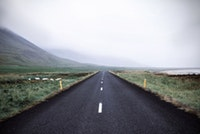
//> input picture VP/img/road.jpg, 200 x 134 px, given in place of vr2.mp4, which was not available
$ ./main   (built with g++ and OpenCV 4)
//> lines starting //> are read from the running program, lines starting //| are printed output that depends on the picture; pictures that were not available may be replaced by others from this repository, and a replacement may not be noted
#include <opencv2/core/core.hpp>
#include <opencv2/imgproc/imgproc.hpp>
#include <opencv2/highgui/highgui.hpp>
#include <algorithm>
#include <functional>
#include <numeric>
#include <iostream>
#include <string>
#include <time.h>
#include <iomanip>
#include <mmintrin.h>
#include <sstream>
#include <filesystem>
using namespace cv;
using namespace std;
namespace fs = std::experimental::filesystem;
#define PI 3.141592653f
struct vals {
    float arc;
    float d;
};
vals arcMatrix[200][400];
Mat oddKernels[36], evenKernels[36];
uchar directions[85][128];
int vp_scale_x, vp_scale_y; //vp position on resized image
int width = 128; //resize width
int height = 85; //resize height
float scale_factor_width;
float scale_factor_height;
Point p1,p2;
Point points[100];
int pnum=0;
void myGaborKernel(float theta, Mat &oddKernel, Mat &evenKernel)
{
    float lamda = 5.0f;
    int size_kernel = 17;
    float sigma = (float)size_kernel / 9.0f;
    int k = (size_kernel - 1) / 2;
    oddKernel.create(size_kernel, size_kernel, CV_32F);
    evenKernel.create(size_kernel, size_kernel, CV_32F);
    for (int x = -1 * k; x <= k; x++)
        for (int y = -1 * k; y <= k; y++)
        {
            float a = x * cos(theta) + y * sin(theta);
            float b = y * cos(theta) - x * sin(theta);
            float oddResp = exp(-1.0f / 8.0f / sigma / sigma * (4.0f*a*a + b * b)) * sin(2.0f*PI*a / lamda);
            float evenResp = exp(-1.0f / 8.0f / sigma / sigma * (4.0f*a*a + b * b)) * cos(2.0f*PI*a / lamda);
            oddKernel.at<float>(x + k, y + k) = oddResp;
            evenKernel.at<float>(x + k, y + k) = evenResp;
        }

    float u1 = mean(oddKernel)[0];
    float u2 = mean(evenKernel)[0];
    float *f1 = (float*)oddKernel.datastart;
    float *f2 = (float*)oddKernel.dataend;
    float l2sum1 = 0, l2sum2 = 0;
    float x = 0, y = 0;

    for (int i = 0; i < size_kernel; i++)
    {
        for (int j = 0; j < size_kernel; j++)
        {
            oddKernel.at<float>(i, j) = oddKernel.at<float>(i, j) - u1;
            evenKernel.at<float>(i, j) = evenKernel.at<float>(i, j) - u2;
            x = oddKernel.at<float>(i, j);
            y = evenKernel.at<float>(i, j);
            l2sum1 += x * x / (17.0f*17.0f);
            l2sum2 += y * y / (17.0f*17.0f);
        }
    }

    for (int i = 0; i < size_kernel; i++)
        for (int j = 0; j < size_kernel; j++)
        {
            oddKernel.at<float>(i, j) = oddKernel.at<float>(i, j) / l2sum1;
            evenKernel.at<float>(i, j) = evenKernel.at<float>(i, j) / l2sum2;
        }
    p1.x=-1;
    p1.y=-1;
    p2.x=-1;
    p2.y=-1;
}

Mat computeVpScore(Mat image_origin, Mat image)
{
    int n_theta = 36;
    scale_factor_width = (float)width / (float)image_origin.cols;
    scale_factor_height = (float)height / (float)image_origin.rows;
    printf("img rows=%d, cols=%d ", image_origin.rows, image_origin.cols);
    int m = image.rows, n = image.cols;
    //printf("m=%d, n=%d\n", m, n);
    float scores[85][128];
    float ***gabors = new float**[m];

    for (int i = 0; i<m; i++) {
        gabors[i] = new float*[n];
        for (int j = 0; j<n; j++)
            gabors[i][j] = new float[n_theta];
    }

    Mat oddfiltered(image.rows, image.cols, CV_32F), evenfiltered(image.rows, image.cols, CV_32F);

    for (int t = 0; t < n_theta; t++)
    {
        filter2D(image, oddfiltered, -1, oddKernels[t]);
        filter2D(image, evenfiltered, -1, evenKernels[t]);

        for (int i = 0; i < m; i++)
            for (int j = 0; j < n; j++)
                gabors[i][j][t] = pow(oddfiltered.at<float>(i, j), 2.0f) + pow(evenfiltered.at<float>(i, j), 2.0f);


    }

    for (int i = 0; i < m; i++) {
        for (int j = 0; j < n; j++)
        {
            int idx = (float)(max_element(gabors[i][j], gabors[i][j] + n_theta) - gabors[i][j]);
            directions[i][j] = (uchar)idx;

        }
    }
    int thresh = 2.0f * 180.0f / (float)n_theta;
    int r = (m + n) / 7;
    float r_dia = sqrtf(m*m + n * n);
    int gamma, c;
    for (int i = 0; i < m; i++)
    {
        for (int j = 0; j < n; j++)
        {
            scores[i][j] = 0;
            float tmepScore = 0;
            for (int i1 = i + 1; i1 < m && i1<i + 40; i1++)
            {
                for (int j1 = 0; j1 < n; j1++)
                {

                    c = (float)directions[i1][j1] / (float)n_theta * 180.0f;

                    gamma = arcMatrix[i1 - i][j1 - j + 200].arc;

                    if (abs(c - gamma) < thresh)
                    {
                        tmepScore += 1;
                    }
                }
            }
            scores[i][j] = tmepScore;
        }
    }

    Point p_max, p_min;
    double score_max, score_min;
    Mat matscores(m, n, CV_32F);
    memcpy(matscores.data, scores, m*n * sizeof(float));
    cv::minMaxLoc(matscores, &score_min, &score_max, &p_min, &p_max);
    float scale = score_max / 255.0f;
    float vp_x = p_max.x / scale_factor_width;
    float vp_y = p_max.y / scale_factor_height;
    vp_scale_x = p_max.x;
    vp_scale_y = p_max.y;
    printf("vp_scale_x:%d ", vp_scale_x);
    printf("vp_scale_y:%d\n", vp_scale_y);

    if (p1.x==-1){
        p1.x=p_max.x / scale_factor_width;
        p1.y= p_max.y / scale_factor_width;
    }
    p2.x=p_max.x / scale_factor_width;
    p2.y= p_max.y / scale_factor_width;
    points[pnum].x=p_max.x / scale_factor_width;
    points[pnum].y= p_max.y / scale_factor_width-30;
    pnum++;
    cv::circle(image_origin, cvPoint(vp_x, vp_y), 5, Scalar(0,0,255),2);
    for (int i = 0; i < m; i++)
        for (int j = 0; j < n; j++)
            delete[] gabors[i][j];
    for (int i = 0; i < m; i++)
        delete[] gabors[i];
    delete[] gabors;
    return image_origin;
}

Mat drawPointsAndLine(Mat img){

    for( int i=0;i<pnum;i++){
        cv::circle(img, points[i], 10, Scalar(255,255,255), 5, 8, 0);
    }
    cv::line(img, cvPoint(p1.x-300,p1.y),cvPoint(p2.x+300,p2.y), Scalar(0),3,8,0);

    return img;
}

int* findDominantEdges(float candidate_x, float candidate_y, bool multiple) {
    // Assume the length of road border should be at least a third of the image height
    float dis_threshold = height / 3;
    int dominant_angle; // Angle of the dominant line
    int dominant_OCR = -1;
    // First three from the left half of the image, latter three from the right half of image
    int *dominant_angles = new int[6];
    int *dominant_OCRs = new int[6];
    for (int i = 0; i < 6; i++) {
        dominant_OCRs[i] = -6 + i;
        dominant_angles[i] = -6 + i;
    }

    float bottom_left = atan2((float)(height - candidate_y), (float)candidate_x) * 180.0f / PI;
    float bottom_right = atan2((float)(height - candidate_y), (float)(width - candidate_x)) * 180.0f / PI;
    cout << "bottom_left " << bottom_left << endl;
    cout << "bottom_right " << bottom_right << endl;
    for (int i = 3; i < bottom_left; i += 5) {
        int OCR = 0;
        float dis = (float)candidate_x / cos(i * PI / 180.0f);
        if (dis < dis_threshold) {
            continue;
        }
        for (int j = (int)(dis / 9); j < dis; j += (int)(dis / 9)) {
            float sample_point_x = candidate_x - j * cos(i * PI / 180.0f);
            float sample_point_y = candidate_y + j * sin(i * PI / 180.0f);
            float angle = (float)directions[(int)sample_point_y][(int)sample_point_x] / 36.0f * 180.0f;
            if (angle >= (i - 2.5) && angle <= (i + 2.5))
                OCR += 1;
        }

        float y_border = (float)candidate_x * tan(i * PI / 180.0f);

        if (multiple == false && OCR > dominant_OCR) {
            dominant_OCR = OCR;
            dominant_angle = i;
        }
        else if (multiple == true) {
            if (OCR > dominant_OCRs[0]) {
                dominant_OCRs[2] = dominant_OCRs[1];
                dominant_OCRs[1] = dominant_OCRs[0];
                dominant_OCRs[0] = OCR;
                dominant_angles[2] = dominant_angles[1];
                dominant_angles[1] = dominant_angles[0];
                dominant_angles[0] = i;
                continue;
            }
            else if (OCR > dominant_OCRs[1]) {
                dominant_OCRs[2] = dominant_OCRs[1];
                dominant_OCRs[1] = OCR;
                dominant_angles[2] = dominant_angles[1];
                dominant_angles[1] = i;
                continue;
            }
            else if (OCR > dominant_OCRs[2]) {
                dominant_OCRs[2] = OCR;
                dominant_angles[2] = i;
            }
        }
    }
    for (int i = 3; i < bottom_right; i += 5) {
        int OCR = 0;
        float dis = (float)(width - candidate_x) / cos(i * PI / 180.0f);
        if (dis < dis_threshold) {
            continue;
        }
        for (int j = (int)(dis / 9); j < dis; j += (int)(dis / 9)) {
            float sample_point_x = candidate_x + j * cos(i * PI / 180.0f);
            float sample_point_y = candidate_y + j * sin(i * PI / 180.0f);
            float angle = (float)directions[(int)sample_point_y][(int)sample_point_x] / 36.0f * 180.0f;
            if (angle >= (180 - i - 2.5) && angle <= (180 - i + 2.5))
                OCR += 1;
        }
        float y_border = (float)(width - candidate_x) * tan(i * PI / 180.0f);
        if (multiple == false && OCR > dominant_OCR) {
            dominant_OCR = OCR;
            dominant_angle = 180 - i;
        }
        else if (multiple == true) {
            if (OCR > dominant_OCRs[3]) {
                dominant_OCRs[5] = dominant_OCRs[4];
                dominant_OCRs[4] = dominant_OCRs[3];
                dominant_OCRs[3] = OCR;
                dominant_angles[5] = dominant_angles[4];
                dominant_angles[4] = dominant_angles[3];
                dominant_angles[3] = 180 - i;
                continue;
            }
            else if (OCR > dominant_OCRs[4]) {
                dominant_OCRs[5] = dominant_OCRs[4];
                dominant_OCRs[4] = OCR;
                dominant_angles[5] = dominant_angles[4];
                dominant_angles[4] = 180 - i;
                continue;
            }
            else if (OCR > dominant_OCRs[5]) {
                dominant_OCRs[5] = OCR;
                dominant_angles[5] = 180 - i;
            }
        }
    }
    // Assume the angle between border is larger than 20 degrees
    for (int i = bottom_left; i < 80; i += 5) {
        int OCR = 0;
        float dis = (float)(height - candidate_y) / sin(i * PI / 180.0f);
        if (dis < dis_threshold) {
            continue;
        }
        for (int j = (int)(dis / 9); j < dis; j += (int)(dis / 9)) {
            float sample_point_x = candidate_x - j * cos(i * PI / 180.0f);
            float sample_point_y = candidate_y + j * sin(i * PI / 180.0f);
            float angle = (float)directions[(int)sample_point_y][(int)sample_point_x] / 36.0f * 180.0f;
            if (angle >= (i - 2.5) && angle <= (i + 2.5))
                OCR += 1;
        }
        float x_border = (float)(height - candidate_y) / tan(i * PI / 180.0f);
        if (multiple == false && OCR > dominant_OCR) {
            dominant_OCR = OCR;
            dominant_angle = i;
        }
        else if (multiple == true) {
            if (OCR > dominant_OCRs[0]) {
                dominant_OCRs[2] = dominant_OCRs[1];
                dominant_OCRs[1] = dominant_OCRs[0];
                dominant_OCRs[0] = OCR;
                dominant_angles[2] = dominant_angles[1];
                dominant_angles[1] = dominant_angles[0];
                dominant_angles[0] = i;
                continue;
            }
            else if (OCR > dominant_OCRs[1]) {
                dominant_OCRs[2] = dominant_OCRs[1];
                dominant_OCRs[1] = OCR;
                dominant_angles[2] = dominant_angles[1];
                dominant_angles[1] = i;
                continue;
            }
            else if (OCR > dominant_OCRs[2]) {
                dominant_OCRs[2] = OCR;
                dominant_angles[2] = i;
            }
        }
    }
    for (int i = bottom_right; i < 80; i += 5) {
        int OCR = 0;
        float dis = (float)(height - candidate_y) / sin(i * PI / 180.0f);
        if (dis < dis_threshold) {
            continue;
        }

        for (int j = (int)(dis / 9); j < dis; j += (int)(dis / 9)) {
            float sample_point_x = candidate_x + j * cos(i * PI / 180.0f);
            float sample_point_y = candidate_y + j * sin(i * PI / 180.0f);
            float angle = (float)directions[(int)sample_point_y][(int)sample_point_x] / 36.0f * 180.0f;
            if (angle >= (180 - i - 2.5) && angle <= (180 - i + 2.5))
                OCR += 1;
        }
        float x_border = (float)(height - candidate_y) / tan(i * PI / 180.0f);
        if (multiple == false && OCR > dominant_OCR) {
            dominant_OCR = OCR;
            dominant_angle = 180 - i;
        }
        else if (multiple == true) {
            if (OCR > dominant_OCRs[3]) {
                dominant_OCRs[5] = dominant_OCRs[4];
                dominant_OCRs[4] = dominant_OCRs[3];
                dominant_OCRs[3] = OCR;
                dominant_angles[5] = dominant_angles[4];
                dominant_angles[4] = dominant_angles[3];
                dominant_angles[3] = 180 - i;
                continue;
            }
            else if (OCR > dominant_OCRs[4]) {
                dominant_OCRs[5] = dominant_OCRs[4];
                dominant_OCRs[4] = OCR;
                dominant_angles[5] = dominant_angles[4];
                dominant_angles[4] = 180 - i;
                continue;
            }
            else if (OCR > dominant_OCRs[5]) {
                dominant_OCRs[5] = OCR;
                dominant_angles[5] = 180 - i;
            }
        }
    }
    if (multiple == false) {
        int *dominant = new int[2];
        dominant[0] = dominant_angle;
        dominant[1] = dominant_OCR;
        return dominant;
    }
    else {
        int *dominant_mul = new int[12];
        for (int i = 0; i < 6; i++) {
            dominant_mul[2 * i] = dominant_angles[i];
            dominant_mul[2 * i + 1] = dominant_OCRs[i];
        }
        return dominant_mul;
    }

}

Point updateVP(int dominant_angle, int dominant_OCR, Mat image_origin) {
    float candidate_x;
    float candidate_y;
    int OCR_sum = 0;
    Point updated_vp = cv::Point(0,0);
    float fst_angle = -1.0, snd_angle = -1.0;
    for (int i = 0; i <= 3; i++) {
        int sum = 0;
        candidate_x = vp_scale_x - 5 * i * cos(dominant_angle * PI / 180.0f);
        candidate_y = vp_scale_y + 5 * i * sin(dominant_angle * PI / 180.0f);
        int* dominant_mul = findDominantEdges(candidate_x, candidate_y, true);
        for (int i = 0; i < 6; i++) {
            sum += dominant_mul[2 * i + 1];
            cout << dominant_mul[2 * i] << " " << dominant_mul[2 * i + 1]<<" ";
        }
        cout << endl;
        if (sum > OCR_sum) {
            OCR_sum = sum;
            fst_angle = dominant_mul[0];
            snd_angle = dominant_mul[6];
            updated_vp = Point(candidate_x, candidate_y);
        }
    }
    cout << OCR_sum << ' ' << updated_vp.x << ' ' << updated_vp.y << endl;
    if (fst_angle > 0) {
        float px_1 = updated_vp.x - 100 * cos(fst_angle * PI / 180.0f);
        float py_1 = updated_vp.y + 100 * sin(fst_angle * PI / 180.0f);
        cv::line(image_origin, cv::Point(px_1 / scale_factor_width, py_1 / scale_factor_height), cv::Point(updated_vp.x / scale_factor_width, updated_vp.y / scale_factor_height), Scalar(0, 255, 0), 2);
    }
    if (snd_angle > 0) {
        float px_2 = updated_vp.x - 100 * cos(snd_angle * PI / 180.0f);
        float py_2 = updated_vp.y + 100 * sin(snd_angle * PI / 180.0f);
        cv::line(image_origin, cv::Point(px_2 / scale_factor_width, py_2 / scale_factor_height), cv::Point(updated_vp.x / scale_factor_width, updated_vp.y / scale_factor_height), Scalar(0, 255, 0), 2);
    }
    return updated_vp;
}

int segmentRoad(Mat image_origin, Mat image) {
    int *dominant = findDominantEdges(vp_scale_x, vp_scale_y, false);
    cout << "dominant angle: " << dominant[0] << endl;
    cout << "dominant ocr: " << dominant[1] << endl;
    float px = vp_scale_x - 100 * cos(dominant[0] * PI / 180.0f);
    float py = vp_scale_y + 100 * sin(dominant[0] * PI / 180.0f);
    cv::line(image_origin, cv::Point(px / scale_factor_width, py / scale_factor_height), cv::Point(vp_scale_x / scale_factor_width, vp_scale_y / scale_factor_height), Scalar(0, 0, 255),2);
    Point update = updateVP(dominant[0], dominant[1], image_origin);
    if (update.x > 0 || update.y > 0) {
        cv::circle(image_origin, cv::Point(update.x / scale_factor_width, update.y / scale_factor_height), 3, Scalar(0, 255, 0), 2);
    }
    image_origin=drawPointsAndLine(image_origin);
    namedWindow("Display window 2", WINDOW_AUTOSIZE);// Create a window for display.
    imshow("Display window 2", image_origin);
    return 0;
}

int process(string filePath, bool video) {
    if (video == false) {
        Mat image_origin = imread(filePath);
        Mat img_gray, image;
        cvtColor(image_origin, img_gray, CV_RGB2GRAY);
        Mat img_resize(height, width, CV_32F);
        resize(img_gray, img_resize, img_resize.size());
        img_resize.convertTo(image, CV_32F);
        computeVpScore(image_origin, image);
        segmentRoad(image_origin, image);
    }
    else {
        VideoCapture video(filePath);
        if (!video.isOpened()) {
            cout << "failed to open video" << endl;
        }

        Mat img, res;
        for (int i = 0; i < 50; i++) {
            video >> img;
            if (img.cols*img.rows>0) {
                Mat image_origin = img;
                Mat img_gray, image;
                cvtColor(image_origin, img_gray, CV_RGB2GRAY);
                Mat img_resize(height, width, CV_32F);
                resize(img_gray, img_resize, img_resize.size());
                img_resize.convertTo(image, CV_32F);
                computeVpScore(image_origin, image);
                segmentRoad(image_origin, image);
                waitKey(500);
            }
        }
    }

    return 0;
}


int main()
{
    for (int j = 0; j < 200; j++)
    {
        for (int i = 0; i < 400; i++)
        {
            float t1 = sqrtf(pow(i - 200.0f, 2.0f) + pow(j, 2.0f));
            arcMatrix[j][i].arc = acos((200.0f - (float)i) / t1) / PI * 180.0f;
            arcMatrix[j][i].d = t1;
        }
    }
    int n_theta = 36;
    for (int t = 0; t < n_theta; t++)
    {
        float theta = PI * (float)t / (float)n_theta;
        Mat oddKernel(17, 17, CV_32F), evenKernel(17, 17, CV_32F);
        myGaborKernel(theta, oddKernels[t], evenKernels[t]);
    }
    // [8 lines of commented-out code are left out]
    string path = "C:\\Users\\Lina\\source\\repos\\CVtest\\CVtest\\video\\vr2.mp4";
    process(path, true);
//> in process, img is the input picture: 134 rows x 200 cols, CV_8UC3; mean B, G, R 151.2, 146.2, 144
//> in process, `resize(img_gray, img_resize, img_resize.size());`:
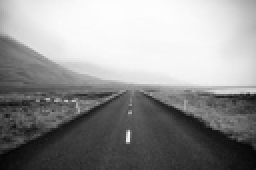
//> img_resize: 85 rows x 128 cols, CV_8UC1 (shown 2 times larger); min 4, max 253, mean 147.3
//| img rows=134, cols=200
//> the loop in computeVpScore, `for (int t = 0; t < n_theta; t++)` made 36 passes
//> pass 1, in computeVpScore, `filter2D(image, oddfiltered, -1, oddKernels[t]);`:
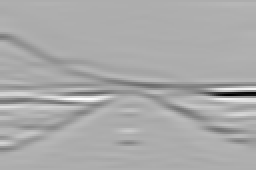
//> oddfiltered: 85 rows x 128 cols, CV_32FC1 (shown 2 times larger); min -36201, max 16912.3, mean -681.8; drawn with min black and max white
//> pass 1, in computeVpScore, `filter2D(image, evenfiltered, -1, evenKernels[t]);`:
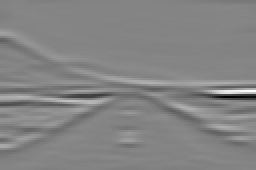
//> evenfiltered: 85 rows x 128 cols, CV_32FC1 (shown 2 times larger); min -31591.1, max 29317.5, mean -10.2; drawn with min black and max white
//> after the loop in computeVpScore, `for (int t = 0; t < n_theta; t++)`:
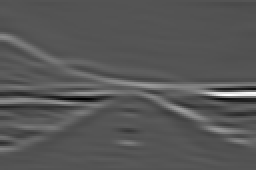
//> oddfiltered: 85 rows x 128 cols, CV_32FC1 (shown 2 times larger); min -16785.8, max 34091.3, mean 687.5; drawn with min black and max white
//> the loop in computeVpScore, `for (int i = 0; i < m; i++)` made 85 passes
//> c on passes 1 to 8: 90, 0, 0, 0, 0, 0, 0, 0
//> after the loop in computeVpScore, `for (int i = 0; i < m; i++)`: c = 90
//> in computeVpScore, `memcpy(matscores.data, scores, m*n * sizeof(float));`:
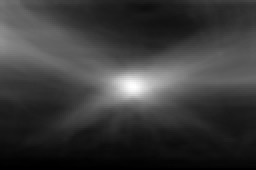
//> matscores: 85 rows x 128 cols, CV_32FC1 (shown 2 times larger); min 0, max 2167, mean 494.5; drawn with min black and max white
//> in computeVpScore, `cv::minMaxLoc(matscores, &score_min, &score_max, &p_min, &p_max);`: score_min = 0; score_max = 2167; p_min = Point(0, 83); p_max = Point(66, 43)
//> in computeVpScore, `float scale = score_max / 255.0f;`: scale = 8.5
//> (the rest of the program and of its run is left out)
